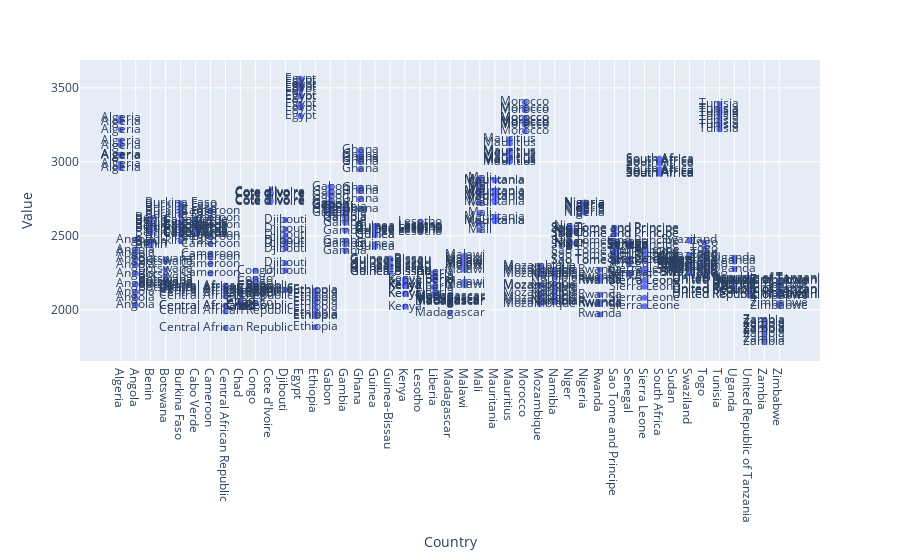

The code cell stored with this chart in its notebook:
### Code cell
data7 = target
fig = px.scatter(data, x="Country", y="Value", text="Country")
fig.show()

### Figure 1 — Plotly figure (JSON) as saved in the notebook; plotly's stock layout.template omitted (floating-point values rounded to 4 significant figures; data arrays with more than 128 entries replaced by an {"elided": "..."} marker saying what was removed)
{"data": [{"hovertemplate": "Country=%{text}<br>Value=%{y}<extra></extra>", "legendgroup": "", "marker": {"color": "#636efa", "symbol": "circle"}, "mode": "markers+text", "name": "", "orientation": "v", "showlegend": false, "text": {"elided": "450 str values"}, "type": "scatter", "x": {"elided": "450 str values"}, "xaxis": "x", "y": {"elided": "450 int values"}, "yaxis": "y"}], "layout": {"legend": {"tracegroupgap": 0}, "margin": {"t": 60}, "xaxis": {"anchor": "y", "domain": [0, 1], "title": {"text": "Country"}}, "yaxis": {"anchor": "x", "domain": [0, 1], "title": {"text": "Value"}}}}
